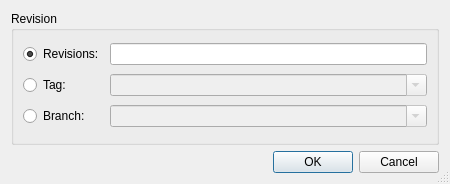
<?xml version="1.0" encoding="UTF-8"?>
<ui version="4.0">
 <class>GitBundleDialog</class>
 <widget class="QDialog" name="GitBundleDialog">
  <property name="geometry">
   <rect>
    <x>0</x>
    <y>0</y>
    <width>450</width>
    <height>184</height>
   </rect>
  </property>
  <property name="windowTitle">
   <string>Git Bundle</string>
  </property>
  <property name="sizeGripEnabled">
   <bool>true</bool>
  </property>
  <layout class="QVBoxLayout" name="verticalLayout">
   <item>
    <widget class="QGroupBox" name="groupBox">
     <property name="title">
      <string>Revision</string>
     </property>
     <layout class="QGridLayout" name="gridLayout">
      <item row="0" column="0">
       <widget class="QRadioButton" name="revisionsButton">
        <property name="toolTip">
         <string>Select to specify a revision or revision range</string>
        </property>
        <property name="text">
         <string>Revisions:</string>
        </property>
        <property name="checked">
         <bool>true</bool>
        </property>
       </widget>
      </item>
      <item row="0" column="1">
       <widget class="QLineEdit" name="revisionsEdit">
        <property name="toolTip">
         <string>Enter  revisions or revision range expressions</string>
        </property>
       </widget>
      </item>
      <item row="1" column="0">
       <widget class="QRadioButton" name="tagButton">
        <property name="toolTip">
         <string>Select to specify a revision by a tag</string>
        </property>
        <property name="text">
         <string>Tag:</string>
        </property>
       </widget>
      </item>
      <item row="1" column="1">
       <widget class="QComboBox" name="tagCombo">
        <property name="enabled">
         <bool>false</bool>
        </property>
        <property name="toolTip">
         <string>Enter a tag name</string>
        </property>
        <property name="editable">
         <bool>true</bool>
        </property>
       </widget>
      </item>
      <item row="2" column="0">
       <widget class="QRadioButton" name="branchButton">
        <property name="toolTip">
         <string>Select to specify a revision by a branch</string>
        </property>
        <property name="text">
         <string>Branch:</string>
        </property>
       </widget>
      </item>
      <item row="2" column="1">
       <widget class="QComboBox" name="branchCombo">
        <property name="enabled">
         <bool>false</bool>
        </property>
        <property name="toolTip">
         <string>Enter a branch name</string>
        </property>
        <property name="editable">
         <bool>true</bool>
        </property>
       </widget>
      </item>
     </layout>
    </widget>
   </item>
   <item>
    <widget class="QDialogButtonBox" name="buttonBox">
     <property name="orientation">
      <enum>Qt::Horizontal</enum>
     </property>
     <property name="standardButtons">
      <set>QDialogButtonBox::Cancel|QDialogButtonBox::Ok</set>
     </property>
    </widget>
   </item>
  </layout>
 </widget>
 <tabstops>
  <tabstop>tagButton</tabstop>
  <tabstop>tagCombo</tabstop>
  <tabstop>branchButton</tabstop>
  <tabstop>branchCombo</tabstop>
  <tabstop>buttonBox</tabstop>
 </tabstops>
 <resources/>
 <connections>
  <connection>
   <sender>buttonBox</sender>
   <signal>accepted()</signal>
   <receiver>GitBundleDialog</receiver>
   <slot>accept()</slot>
   <hints>
    <hint type="sourcelabel">
     <x>270</x>
     <y>442</y>
    </hint>
    <hint type="destinationlabel">
     <x>157</x>
     <y>229</y>
    </hint>
   </hints>
  </connection>
  <connection>
   <sender>buttonBox</sender>
   <signal>rejected()</signal>
   <receiver>GitBundleDialog</receiver>
   <slot>reject()</slot>
   <hints>
    <hint type="sourcelabel">
     <x>338</x>
     <y>442</y>
    </hint>
    <hint type="destinationlabel">
     <x>286</x>
     <y>229</y>
    </hint>
   </hints>
  </connection>
  <connection>
   <sender>tagButton</sender>
   <signal>toggled(bool)</signal>
   <receiver>tagCombo</receiver>
   <slot>setEnabled(bool)</slot>
   <hints>
    <hint type="sourcelabel">
     <x>72</x>
     <y>154</y>
    </hint>
    <hint type="destinationlabel">
     <x>234</x>
     <y>154</y>
    </hint>
   </hints>
  </connection>
  <connection>
   <sender>branchButton</sender>
   <signal>toggled(bool)</signal>
   <receiver>branchCombo</receiver>
   <slot>setEnabled(bool)</slot>
   <hints>
    <hint type="sourcelabel">
     <x>91</x>
     <y>181</y>
    </hint>
    <hint type="destinationlabel">
     <x>233</x>
     <y>181</y>
    </hint>
   </hints>
  </connection>
 </connections>
</ui>
